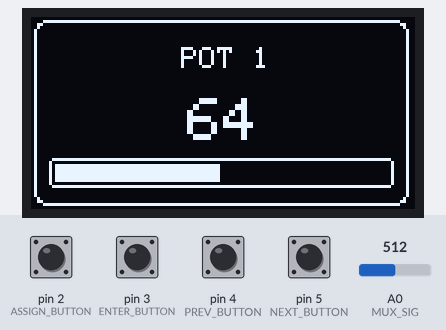
A sketch run on a simulated Arduino Nano, built with avr-gcc and run on an emulated ATmega328P. On the bench: 128×64 one-colour display. The test bench sets the inputs (shaded band); at power-on: pin 2 (ASSIGN_BUTTON), pin 3 (ENTER_BUTTON), pin 4 (PREV_BUTTON), pin 5 (NEXT_BUTTON) LOW, A0 (MUX_SIG) = 512. MIDI output is not drawn; EEPROM starts erased.

Above: at 3.4 s.
3.5 s: pin 2 (ASSIGN_BUTTON) pulled HIGH for 0.15 s
At 3.79 s:
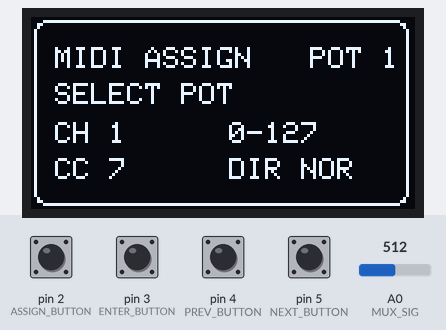
6.6 s: pin 3 (ENTER_BUTTON) pulled HIGH for 0.15 s
At 7.8 s:
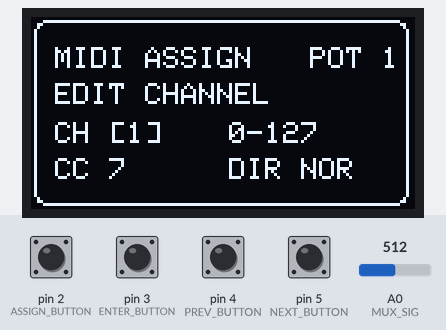
8.2 s: A0 (MUX_SIG) set to 955
At 8.7 s:
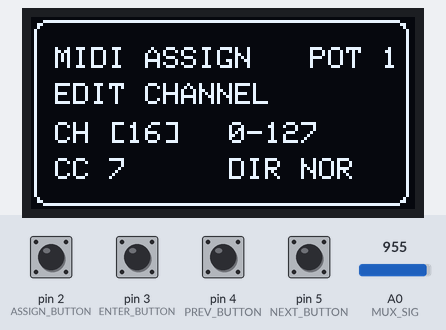
9.7 s: A0 (MUX_SIG) set to 983
At 10.9 s:
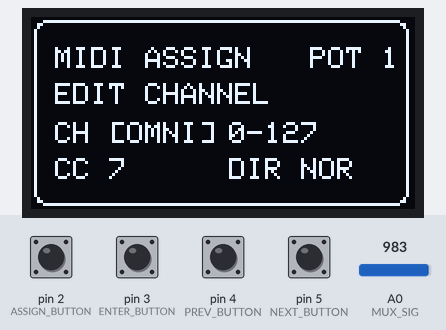
11.2 s: pin 3 (ENTER_BUTTON) pulled HIGH for 1 s
At 11.5 s:
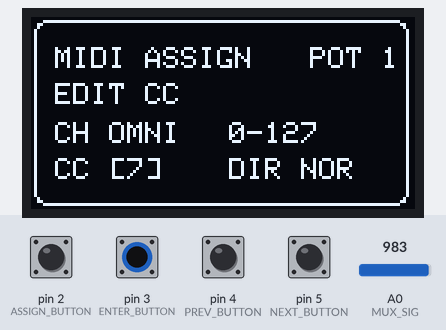
13.7 s: pin 3 (ENTER_BUTTON) pulled HIGH for 0.15 s
At 14.6 s:
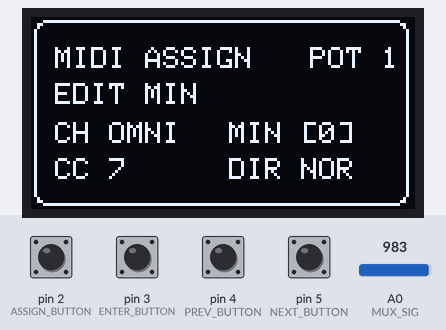
Timing chart, 0 to 16.3 s (numbered marks = the images above; inputs shaded):
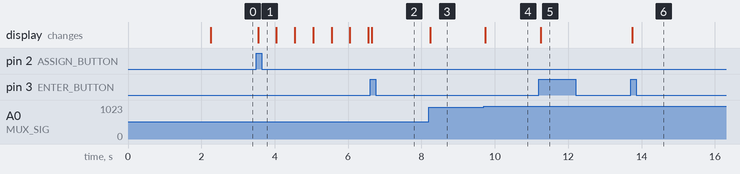

Measured:
- the behaviour switches between 967 and 968 on A0 (MUX_SIG) (found by bisection; images 3 and 4)
- after the input at 3.5 s, the display: changes after 0.05 s (image 1)
- after the input at 6.6 s, the display: changes after 0.05 s (image 2)
- after the input at 8.2 s, the display: changes at once (image 3)
- after the input at 9.7 s, the display: changes at once (image 4)
- after the input at 11.2 s, the display: changes after 0.05 s (image 5)
- after the input at 13.7 s, the display: changes after 0.05 s (image 6)

The sketch:

MC8P_MINI_MIDICONTROLLER_FIRMWARE.ino
```cpp
// ********************* //
// MC8P mini             //
// MIDI Controller       //
// firmware version 1.1  //
// ********************* //
// controller by         //
// .axs instruments      //
// ********************* //
//
// v1.1 - stability & performance rewrite
//  - I2C timeout + automatic OLED recovery (a glitched I2C bus no longer hangs the Nano)
//  - OLED redraws rate-limited and batched (was a full 1 KB I2C transfer per pot change)
//  - Catch-up rewritten per pot: no more continuous MIDI/OLED flood, other pots stay live
//  - Proper per-button debounce (was one shared timer; release edges weren't debounced)
//  - Buttons read as active-HIGH with plain INPUT: the PCB has 10k pull-downs, and the
//    internal pull-up was fighting them (idle level ~0.8-1.7 V, right at the LOW threshold)
//  - Raw-domain hysteresis: full 0-127 resolution with no jitter (was effectively 0,2,4...)
//  - Faster ADC + throwaway read after MUX switch
//  - MIDI library SysEx buffer shrunk (~120 bytes RAM saved); free RAM shown on boot
//  - Nano R3 / R4 handled automatically - no more commenting lines in/out
//  - EEPROM layout unchanged, so existing saved settings are kept

// -- LIBRARIES --
#include <Wire.h>
#include <Adafruit_GFX.h>
#include <Adafruit_SSD1306.h>
#include <MIDI.h>
#include <EEPROM.h>

// ===================== CONFIG =====================
#define FW_VERSION      "1.1"
#define SHOW_FREE_RAM   1          // 1 = show free RAM on the boot screen (AVR only)
#define I2C_CLOCK       400000UL   // drop to 100000UL if the OLED wiring is long or flaky
#define WOKWI           0          // 1 = building for the Wokwi simulator (see MUX_SETTLE_US)

// Time to wait after switching MUX channel. A real CD74HC4067 settles in well under 1 us,
// so 20 us is generous. Wokwi's simulated MUX lags by up to ~ms after a channel change,
// which makes every pot follow whichever one you turn - so it gets a much longer wait.
#if WOKWI
#define MUX_SETTLE_US   2000
#else
#define MUX_SETTLE_US   20
#endif

const uint8_t  SCAN_INTERVAL_MS    = 4;     // how often all 8 pots are read
const uint8_t  DISPLAY_INTERVAL_MS = 40;    // max OLED refresh rate (~25 fps)
const uint8_t  DEBOUNCE_MS         = 15;
const uint16_t RESET_HOLD_MS       = 2000;
const uint16_t FLASH_INTERVAL_MS   = 500;
const uint8_t  RAW_HYSTERESIS      = 3;     // ADC counts past a bucket edge before a pot "moves"
const uint8_t  POT8_ARM_DELTA      = 2;     // steps pot 8 must move before it edits in ASSIGN

// -- OLED --
#define SCREEN_WIDTH   128
#define SCREEN_HEIGHT  64
#define SCREEN_ADDRESS 0x3C
#define OLED_RESET     -1
// clkDuring / clkAfter: the library sets the I2C clock itself on every transfer,
// so this (not Wire.setClock) is what actually controls the OLED bus speed.
Adafruit_SSD1306 display(SCREEN_WIDTH, SCREEN_HEIGHT, &Wire, OLED_RESET, I2C_CLOCK, I2C_CLOCK);

// Wire.setWireTimeout(): AVR core 1.8.3+ has it but defines no feature macro, so check the arch
#if defined(ARDUINO_ARCH_AVR) || defined(WIRE_HAS_TIMEOUT)
#define WIRE_TIMEOUT_SUPPORTED 1
#else
#define WIRE_TIMEOUT_SUPPORTED 0
#endif

// -- MUX --
#define MUX_SIG A0
#define MUX_S0  6
#define MUX_S1  7
#define MUX_S2  8
#define MUX_S3  9

// -- BUTTONS --
// Switches go to 5V with 10k pull-downs to GND (R3-R6), so pressed = HIGH.
// No internal pull-up: it would fight the pull-down and leave the idle level marginal.
#define BUTTON_PRESSED HIGH
#define ASSIGN_BUTTON 2
#define ENTER_BUTTON  3
#define PREV_BUTTON   4
#define NEXT_BUTTON   5

// -- EEPROM --
const int EEPROM_ADDRESS = 0;

// -- MIDI --
// We only transmit, so the default 128-byte SysEx receive buffer is wasted RAM.
// Instantiated explicitly rather than with MIDI_CREATE_CUSTOM_INSTANCE: that macro
// passes the settings to a different template in MIDI Library 5.0.2 vs later versions
// (and in 5.0.2 it never reaches the MIDI interface at all). This form works on both.
struct MC8PMidiSettings : public midi::DefaultSettings {
  static const unsigned SysExMaxSize = 4;
};
midi::SerialMIDI<HardwareSerial> serialMIDI(Serial);
midi::MidiInterface<midi::SerialMIDI<HardwareSerial>, MC8PMidiSettings> MIDI(serialMIDI);

// -- POT CONFIG --
// Same 6-byte layout as v1.0 so settings already in EEPROM survive the update.
// omni / isInverted are uint8_t (not bool) so 0xFF from a blank EEPROM can be validated safely.
struct PotConfig {
  uint8_t cc;
  uint8_t channel;
  uint8_t omni;
  uint8_t minValue;
  uint8_t maxValue;
  uint8_t isInverted;
};
PotConfig cfg[8];

// -- POT STATE --
uint8_t potPos[8];      // de-jittered pot position, 0-127
uint8_t lastOut[8];     // last value sent (or the value being waited for during catch-up)
uint8_t storedOut[8];   // values captured when temp mode started
int8_t  pickupSide[8];  // 0 = live; -1/+1 = waiting for the pot to cross its target from below/above
uint8_t lastEditedPot = 0;

// -- UI STATE --
enum ScreenState : uint8_t { MAIN_SCREEN, ASSIGN_SCREEN };
ScreenState currentScreen = MAIN_SCREEN;
uint8_t selectedPot = 0;
uint8_t assignEditMode = 0;
bool showPotNumber = true;
bool tempModeActive = false;
bool displayOK = false;
bool displayDirty = true;
bool pot8Armed = false;
uint8_t pot8Anchor = 0;
bool resetArmed = false;
bool resetDone = false;

uint32_t lastScanTime = 0;
uint32_t lastDrawTime = 0;
uint32_t lastFlashTime = 0;
uint32_t resetHeldSince = 0;

// -- BUTTONS --
struct Button {
  uint8_t pin;
  uint8_t stable;        // debounced level
  uint8_t lastReading;
  uint32_t changedAt;
  bool pressed;          // one-shot edge flags, valid for one loop pass
  bool released;
};
Button btnAssign = { ASSIGN_BUTTON, !BUTTON_PRESSED, !BUTTON_PRESSED, 0, false, false };
Button btnEnter  = { ENTER_BUTTON,  !BUTTON_PRESSED, !BUTTON_PRESSED, 0, false, false };
Button btnPrev   = { PREV_BUTTON,   !BUTTON_PRESSED, !BUTTON_PRESSED, 0, false, false };
Button btnNext   = { NEXT_BUTTON,   !BUTTON_PRESSED, !BUTTON_PRESSED, 0, false, false };

// Forward declarations
void drawLoadingScreen();
void drawMainScreen();
void drawAssignScreen();

// ===================== UTIL =====================
#if defined(ARDUINO_ARCH_AVR)
extern int __heap_start, *__brkval;
int freeRam() {
  int v;
  return (int)&v - (__brkval == 0 ? (int)&__heap_start : (int)__brkval);
}
#endif

// ===================== EEPROM =====================
void setDefaults() {
  for (uint8_t i = 0; i < 8; i++) {
    cfg[i].cc = 7;
    cfg[i].channel = i + 1;
    cfg[i].omni = 0;
    cfg[i].minValue = 0;
    cfg[i].maxValue = 127;
    cfg[i].isInverted = 0;
  }
}

bool configValid(const PotConfig &c) {
  return c.cc <= 127 && c.channel >= 1 && c.channel <= 16 && c.omni <= 1 &&
         c.minValue <= 127 && c.maxValue <= 127 && c.isInverted <= 1;
}

void saveSettings() {
  EEPROM.put(EEPROM_ADDRESS, cfg);  // put() only writes bytes that changed
}

void loadSettings() {
  EEPROM.get(EEPROM_ADDRESS, cfg);
  for (uint8_t i = 0; i < 8; i++) {
    if (!configValid(cfg[i])) {  // blank or corrupt EEPROM
      setDefaults();
      saveSettings();
      return;
    }
  }
}

// ===================== POTS =====================
uint16_t readMux(uint8_t ch) {
  digitalWrite(MUX_S0, ch & 1);
  digitalWrite(MUX_S1, (ch >> 1) & 1);
  digitalWrite(MUX_S2, (ch >> 2) & 1);
  digitalWrite(MUX_S3, (ch >> 3) & 1);
  delayMicroseconds(MUX_SETTLE_US);
  analogRead(MUX_SIG);  // throwaway: lets the ADC sample cap settle on the new channel
  uint16_t sum = 0;
  for (uint8_t i = 0; i < 4; i++) sum += analogRead(MUX_SIG);
  return sum >> 2;
}

// Updates potPos[i] with hysteresis in the raw domain. Returns true if it changed.
bool updatePotPosition(uint8_t i) {
  uint16_t raw = readMux(i);
  uint8_t candidate = raw >> 3;  // 0-1023 -> 0-127
  if (candidate == potPos[i]) return false;
  int16_t lower = (int16_t)potPos[i] * 8 - RAW_HYSTERESIS;
  int16_t upper = (int16_t)potPos[i] * 8 + 7 + RAW_HYSTERESIS;
  if ((int16_t)raw >= lower && (int16_t)raw <= upper) return false;
  potPos[i] = candidate;
  return true;
}

// Pot position -> MIDI value using the pot's min/max/direction
uint8_t potOutput(uint8_t i) {
  uint8_t lo = cfg[i].minValue;
  uint8_t hi = cfg[i].maxValue;
  if (lo > hi) { uint8_t t = lo; lo = hi; hi = t; }
  uint8_t p = cfg[i].isInverted ? 127 - potPos[i] : potPos[i];
  return lo + ((uint16_t)p * (hi - lo) + 63) / 127;
}

void sendCC(uint8_t i, uint8_t value) {
  const PotConfig &c = cfg[i];
  if (c.omni) {
    for (uint8_t ch = 1; ch <= 16; ch++) MIDI.sendControlChange(c.cc, value, ch);
  } else {
    MIDI.sendControlChange(c.cc, value, c.channel);
  }
}

void disarmPot8() {
  pot8Armed = false;
  pot8Anchor = potPos[7];
}

// Pot 8 as a data-entry knob in ASSIGN. Only takes over after it has actually been moved,
// so entering a menu / changing mode doesn't instantly overwrite the value.
void handlePot8Editing() {
  uint8_t p = potPos[7];
  if (!pot8Armed) {
    int16_t d = (int16_t)p - pot8Anchor;
    if (abs(d) < POT8_ARM_DELTA) return;
    pot8Armed = true;
  }

  PotConfig &c = cfg[selectedPot];
  switch (assignEditMode) {
    case 0: selectedPot = (uint16_t)p * 8 / 128; break;           // 0-7
    case 1: {                                                      // 1-16, then OMNI
      uint8_t n = (uint16_t)p * 17 / 128;                          // 0-16
      if (n == 16) c.omni = 1;
      else { c.omni = 0; c.channel = n + 1; }
      break;
    }
    case 2: c.cc = p; break;
    case 3: c.minValue = p; break;
    case 4: c.maxValue = p; break;
    case 5: c.isInverted = (p >= 64); break;
  }
  displayDirty = true;
}

void scanPots() {
  for (uint8_t i = 0; i < 8; i++) {
    bool moved = updatePotPosition(i);

    if (currentScreen == ASSIGN_SCREEN) {
      if (i == 7 && moved) handlePot8Editing();
      continue;  // no MIDI out while assigning
    }
    if (!moved) continue;

    uint8_t out = potOutput(i);

    // Catch-up: ignore this pot until it reaches or crosses its stored value
    if (pickupSide[i] != 0) {
      int16_t d = (int16_t)out - lastOut[i];
      if (d != 0 && (d > 0 ? 1 : -1) == pickupSide[i]) continue;  // still on the starting side
      pickupSide[i] = 0;                                           // picked up - live again
    }

    if (out == lastOut[i]) continue;
    lastOut[i] = out;
    lastEditedPot = i;
    sendCC(i, out);
    displayDirty = true;
  }
}

// ===================== TEMP MODE =====================
void enterTempMode() {
  if (tempModeActive) return;
  tempModeActive = true;
  memcpy(storedOut, lastOut, sizeof(storedOut));
  for (uint8_t i = 0; i < 8; i++) pickupSide[i] = 0;  // everything live while held
  if (displayOK) display.invertDisplay(true);
}

void exitTempMode() {
  if (!tempModeActive) return;
  tempModeActive = false;

  for (uint8_t i = 0; i < 8; i++) {
    uint8_t target = storedOut[i];
    if (lastOut[i] != target) {  // snap back only what actually changed
      lastOut[i] = target;
      sendCC(i, target);
    }
    uint8_t cur = potOutput(i);
    pickupSide[i] = (cur == target) ? 0 : (cur < target ? -1 : 1);
  }

  if (displayOK) display.invertDisplay(false);
  displayDirty = true;
}

// ===================== FACTORY RESET =====================
void factoryReset() {
  if (tempModeActive) {
    tempModeActive = false;
    if (displayOK) display.invertDisplay(false);
  }

  if (displayOK) {
    display.clearDisplay();
    display.setTextSize(1);
    display.setCursor(35, 28);
    display.print(F("MIDI reset"));
    display.display();
  }

  setDefaults();
  saveSettings();

  for (uint8_t i = 0; i < 8; i++) {
    pickupSide[i] = 0;
    lastOut[i] = potOutput(i);
    sendCC(i, lastOut[i]);
  }

  delay(1500);
  currentScreen = MAIN_SCREEN;
  displayDirty = true;
}

// ===================== BUTTONS =====================
void updateButton(Button &b, uint32_t now) {
  b.pressed = false;
  b.released = false;
  uint8_t r = digitalRead(b.pin);
  if (r != b.lastReading) {
    b.lastReading = r;
    b.changedAt = now;
  } else if (r != b.stable && (now - b.changedAt) >= DEBOUNCE_MS) {
    b.stable = r;
    if (r == BUTTON_PRESSED) b.pressed = true;
    else b.released = true;
  }
}

inline bool isDown(const Button &b) { return b.stable == BUTTON_PRESSED; }

void adjustParam(int8_t dir) {
  PotConfig &c = cfg[selectedPot];
  switch (assignEditMode) {
    case 0: selectedPot = (selectedPot + 8 + dir) % 8; break;
    case 1: {  // cycle 1..16 -> OMNI -> 1
      uint8_t idx = c.omni ? 16 : c.channel - 1;
      idx = (idx + 17 + dir) % 17;
      c.omni = (idx == 16);
      if (!c.omni) c.channel = idx + 1;
      break;
    }
    case 2: c.cc       = (c.cc + 128 + dir) & 0x7F; break;
    case 3: c.minValue = (c.minValue + 128 + dir) & 0x7F; break;
    case 4: c.maxValue = (c.maxValue + 128 + dir) & 0x7F; break;
    case 5: c.isInverted = !c.isInverted; break;
  }
  displayDirty = true;
}

void handleButtons(uint32_t now) {
  updateButton(btnAssign, now);
  updateButton(btnEnter, now);
  updateButton(btnPrev, now);
  updateButton(btnNext, now);

  // Factory reset: hold PREV + NEXT for 2 s on the main screen (fires once per hold)
  if (currentScreen == MAIN_SCREEN && isDown(btnPrev) && isDown(btnNext)) {
    if (!resetArmed) {
      resetArmed = true;
      resetHeldSince = now;
    } else if (!resetDone && (now - resetHeldSince) >= RESET_HOLD_MS) {
      resetDone = true;
      factoryReset();
      return;
    }
  } else {
    resetArmed = false;
    resetDone = false;
  }

  // ASSIGN: toggle screens (ignored while temp mode is held)
  if (btnAssign.pressed && !tempModeActive) {
    if (currentScreen == MAIN_SCREEN) {
      currentScreen = ASSIGN_SCREEN;
      selectedPot = lastEditedPot;
      assignEditMode = 0;
      showPotNumber = true;
      lastFlashTime = now;
      disarmPot8();
    } else {
      saveSettings();
      currentScreen = MAIN_SCREEN;
    }
    displayDirty = true;
    return;
  }

  if (currentScreen == MAIN_SCREEN) {
    if (btnEnter.pressed) enterTempMode();   // hold ENTER = temp override
    if (btnEnter.released) exitTempMode();   // release = snap back + catch-up
    return;
  }

  // ASSIGN screen
  if (btnEnter.pressed) {
    assignEditMode = (assignEditMode + 1) % 6;
    showPotNumber = true;
    disarmPot8();
    displayDirty = true;
  }
  if (btnPrev.pressed) { adjustParam(-1); disarmPot8(); }
  if (btnNext.pressed) { adjustParam(+1); disarmPot8(); }
}

// ===================== DISPLAY =====================
void renderDisplay() {
  if (!displayOK) return;

  if (currentScreen == MAIN_SCREEN) drawMainScreen();
  else drawAssignScreen();
  display.display();

#if WIRE_TIMEOUT_SUPPORTED
  // If the I2C bus glitched, the transfer timed out instead of hanging.
  // Re-initialise the OLED and redraw on the next frame.
  if (Wire.getWireTimeoutFlag()) {
    Wire.clearWireTimeoutFlag();
    display.begin(SSD1306_SWITCHCAPVCC, SCREEN_ADDRESS, false, false);
    if (tempModeActive) display.invertDisplay(true);
    displayDirty = true;
  }
#endif
}

// ===================== SETUP =====================
void setup() {
  pinMode(MUX_S0, OUTPUT);
  pinMode(MUX_S1, OUTPUT);
  pinMode(MUX_S2, OUTPUT);
  pinMode(MUX_S3, OUTPUT);
  pinMode(MUX_SIG, INPUT);

  pinMode(ASSIGN_BUTTON, INPUT);
  pinMode(ENTER_BUTTON, INPUT);
  pinMode(PREV_BUTTON, INPUT);
  pinMode(NEXT_BUTTON, INPUT);
  Button *btns[4] = { &btnAssign, &btnEnter, &btnPrev, &btnNext };
  for (uint8_t i = 0; i < 4; i++) {
    btns[i]->stable = btns[i]->lastReading = digitalRead(btns[i]->pin);
  }

#if defined(ARDUINO_ARCH_AVR)
  // ADC clock 500 kHz (prescaler 32): ~4x faster conversions, still far more
  // accuracy than a 7-bit MIDI value needs.
  ADCSRA = (ADCSRA & ~0x07) | 0x05;
#endif

  // I2C first, with a timeout, so a stuck bus can never hang the loop
  Wire.begin();
#if WIRE_TIMEOUT_SUPPORTED
  Wire.setWireTimeout(3000, true);  // 3 ms, reset the TWI on timeout
#endif
  displayOK = display.begin(SSD1306_SWITCHCAPVCC, SCREEN_ADDRESS, true, false);
  if (displayOK) {
    display.setTextColor(SSD1306_WHITE);
    drawLoadingScreen();
  }

  MIDI.begin(MIDI_CHANNEL_OMNI);
  MIDI.turnThruOff();

  loadSettings();

  delay(2000);

  for (uint8_t i = 0; i < 8; i++) {
    potPos[i] = readMux(i) >> 3;
    pickupSide[i] = 0;
    lastOut[i] = potOutput(i);
    sendCC(i, lastOut[i]);
  }

  lastEditedPot = 0;
  currentScreen = MAIN_SCREEN;
  displayDirty = true;
}

// ===================== LOOP =====================
void loop() {
  uint32_t now = millis();

  handleButtons(now);

  if ((now - lastScanTime) >= SCAN_INTERVAL_MS) {
    lastScanTime = now;
    scanPots();
  }

  if (currentScreen == ASSIGN_SCREEN && assignEditMode == 0 &&
      (now - lastFlashTime) >= FLASH_INTERVAL_MS) {
    lastFlashTime = now;
    showPotNumber = !showPotNumber;
    displayDirty = true;
  }

  // One redraw at most every DISPLAY_INTERVAL_MS, however many pots moved
  if (displayDirty && (now - lastDrawTime) >= DISPLAY_INTERVAL_MS) {
    lastDrawTime = now;
    displayDirty = false;
    renderDisplay();
  }
}

// ===================== SCREENS =====================
void drawLoadingScreen() {
  display.clearDisplay();
  display.drawRoundRect(1, 1, 125, 62, 4, SSD1306_WHITE);
  display.setTextSize(2);
  display.setCursor(41, 14);
  display.print(F("MC8P"));
  display.setTextSize(1);
  display.setCursor(53, 31);
  display.print(F("mini"));
  display.setCursor(55, 45);
  display.print(F(FW_VERSION));
#if SHOW_FREE_RAM && defined(ARDUINO_ARCH_AVR)
  display.setCursor(7, 5);
  display.print(F("RAM "));
  display.print(freeRam());
#endif
  display.display();
}

void drawMainScreen() {
  uint8_t value = lastOut[lastEditedPot];

  display.clearDisplay();
  display.drawRoundRect(1, 1, 125, 62, 4, SSD1306_WHITE);
  display.drawRoundRect(6, 47, 115, 10, 1, SSD1306_WHITE);

  uint8_t barWidth = map(value, 0, 127, 0, 111);
  if (barWidth > 0) display.fillRect(8, 49, barWidth, 6, SSD1306_WHITE);

  display.setTextSize(1);
  display.setCursor(50, 10);
  display.print(F("POT "));
  display.print(lastEditedPot + 1);

  display.setTextSize(2);
  uint8_t numDigits = (value < 10) ? 1 : (value < 100) ? 2 : 3;
  display.setCursor((128 - numDigits * 12) / 2, 27);
  display.print(value);
}

void drawAssignScreen() {
  const PotConfig &c = cfg[selectedPot];

  display.clearDisplay();
  display.setTextSize(1);
  display.drawRoundRect(1, 1, 125, 62, 4, SSD1306_WHITE);

  display.setCursor(8, 10);
  display.print(F("MIDI ASSIGN"));

  display.setCursor(8, 22);
  switch (assignEditMode) {
    case 0: display.print(F("SELECT POT")); break;
    case 1: display.print(F("EDIT CHANNEL")); break;
    case 2: display.print(F("EDIT CC")); break;
    case 3: display.print(F("EDIT MIN")); break;
    case 4: display.print(F("EDIT MAX")); break;
    default: display.print(F("EDIT DIR")); break;
  }

  if (!(assignEditMode == 0 && !showPotNumber)) {
    display.setCursor(93, 10);
    display.print(F("POT "));
    display.print(selectedPot + 1);
  }

  // Channel
  display.setCursor(8, 35);
  display.print(assignEditMode == 1 ? F("CH [") : F("CH "));
  if (c.omni) display.print(F("OMNI"));
  else display.print(c.channel);
  if (assignEditMode == 1) display.print(F("]"));

  // CC
  display.setCursor(8, 47);
  display.print(assignEditMode == 2 ? F("CC [") : F("CC "));
  display.print(c.cc);
  if (assignEditMode == 2) display.print(F("]"));

  // Range
  display.setCursor(66, 35);
  if (assignEditMode == 3) {
    display.print(F("MIN ["));
    display.print(c.minValue);
    display.print(F("]"));
  } else if (assignEditMode == 4) {
    display.print(F("MAX ["));
    display.print(c.maxValue);
    display.print(F("]"));
  } else {
    display.print(c.minValue);
    display.print(F("-"));
    display.print(c.maxValue);
  }

  // Direction
  display.setCursor(66, 47);
  display.print(assignEditMode == 5 ? F("DIR [") : F("DIR "));
  display.print(c.isInverted ? F("INV") : F("NOR"));
  if (assignEditMode == 5) display.print(F("]"));
}
```
